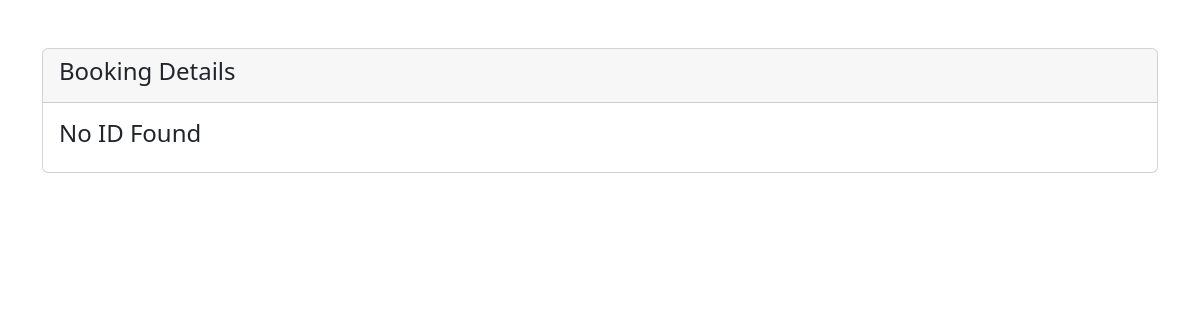
The app's page /Airlines/book5.php, older data.
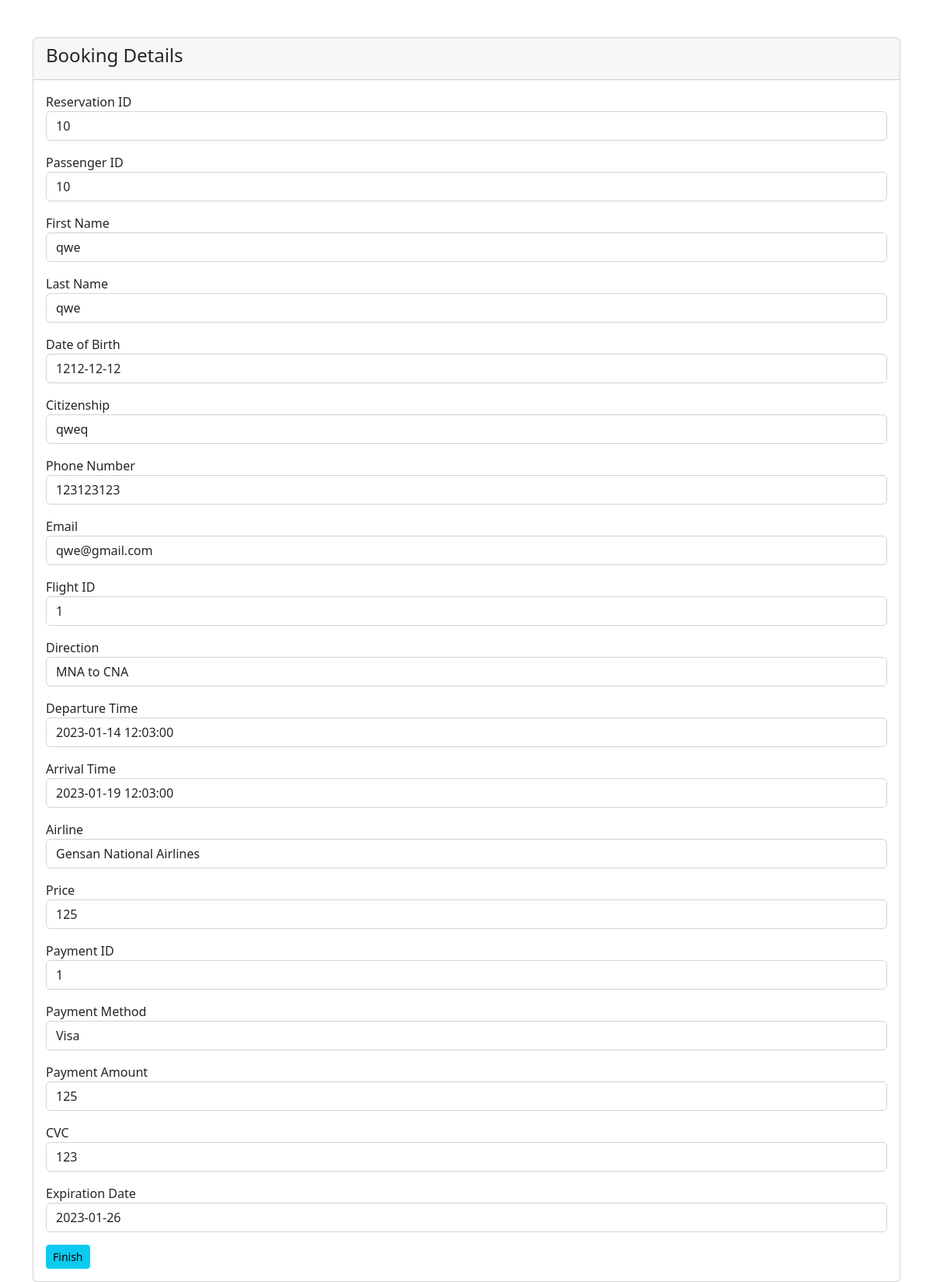
The same page, newer data.
### tables this page shows
CREATE TABLE `booked_information` (
  `booked_id` int(10) NOT NULL,
  `reservation_id` int(10) NOT NULL,
  `passenger_id` int(10) NOT NULL,
  `flight_id` int(10) NOT NULL,
  `payment_id` int(10) NOT NULL
);

CREATE TABLE `reservation` (
  `reservation_id` int(10) NOT NULL,
  `passenger_id` int(10) NOT NULL,
  `flight_id` int(10) NOT NULL
);

CREATE TABLE `passenger` (
  `passenger_id` int(10) NOT NULL,
  `first_name` varchar(50) NOT NULL,
  `last_name` varchar(50) NOT NULL,
  `date_of_birth` date NOT NULL,
  `citizenship` varchar(20) NOT NULL,
  `p_number` varchar(20) NOT NULL,
  `email` varchar(50) NOT NULL
);

CREATE TABLE `flight` (
  `flight_id` int(10) NOT NULL,
  `schedule_id` int(10) NOT NULL,
  `image` varchar(255) NOT NULL,
  `description` varchar(50) NOT NULL
);

CREATE TABLE `direction` (
  `direction_id` int(10) NOT NULL,
  `origin_airport_code` char(3) NOT NULL,
  `destination_airport_code` char(3) NOT NULL,
  `location` varchar(255) NOT NULL
);

CREATE TABLE `schedule` (
  `schedule_id` int(10) NOT NULL,
  `direction_id` int(7) NOT NULL,
  `departure_time` datetime NOT NULL,
  `arrival_time` datetime NOT NULL,
  `airline_id` char(3) NOT NULL,
  `price` int(11) NOT NULL
);

CREATE TABLE `airline` (
  `airline_id` char(3) NOT NULL,
  `airline_name` varchar(100) NOT NULL
);

CREATE TABLE `payment` (
  `payment_id` int(10) NOT NULL,
  `reservation_id` int(10) NOT NULL,
  `payment_method` varchar(20) NOT NULL,
  `payment_amount` int(11) NOT NULL,
  `cvc` int(3) NOT NULL,
  `expiry_date` date NOT NULL
);

### Airlines/book5.php (the view, shortened to what the changed rows need)
<?php
require 'admin/dbcon.php';
?>
<!doctype html>
<html lang="en">
<head>
    <link href="https://cdn.jsdelivr.net/npm/bootstrap@5.2.0-beta1/dist/css/bootstrap.min.css" rel="stylesheet">
</head>
<body>
    <div class="container mt-5">
        <div class="row">
            <div class="col-md-12">
                <div class="card">
                    <form id="act-container" action="about.php" method='POST' class="d-inline">
                        <div class="card-body">
                            <?php
                            $query = "SELECT booked_information.booked_id, booked_information.reservation_id,
                            booked_information.passenger_id, booked_information.flight_id, booked_information.payment_id,
                            reservation.reservation_id, reservation.passenger_id, reservation.flight_id, passenger.passenger_id,
                            passenger.first_name, passenger.last_name, passenger.date_of_birth, passenger.citizenship, passenger.p_number,
                            passenger.email, flight.flight_id, flight.schedule_id, schedule.schedule_id, schedule.direction_id, schedule.departure_time,
                            schedule.arrival_time, schedule.airline_id, schedule.price, direction.direction_id, direction.origin_airport_code,
                            direction.destination_airport_code, airline.airline_id, airline.airline_name, payment.payment_id, payment.payment_method,
                            payment.payment_amount, payment.cvc, payment.expiry_date FROM booked_information left join reservation on
                            booked_information.reservation_id = reservation.reservation_id left join passenger on booked_information.passenger_id =
                            passenger.passenger_id left join flight on booked_information.flight_id = flight.flight_id left join schedule on
                            flight.schedule_id = schedule.schedule_id left join direction on schedule.direction_id = direction.direction_id
                            left join airline on schedule.airline_id = airline.airline_id left join payment on booked_information.payment_id =
                            payment. payment_id order by booked_id desc limit 1";
                            $query_run = mysqli_query($con, $query);
                            if (mysqli_num_rows($query_run) > 0) {
                                $booked_info = mysqli_fetch_array($query_run);
                            ?>
                                <div class="mb-3">
                                    <label> Reservation ID </label>
                                    <p class="form-control">
                                        <?= $booked_info['reservation_id']; ?>
                                    </p>
                                    <label> Passenger ID </label>
                                    <p class="form-control">
                                        <?= $booked_info['passenger_id']; ?>
                                    </p>
                                    <label> First Name </label>
                                    <p class="form-control">
                                        <?= $booked_info['first_name']; ?>
                                    </p>
                                    <label> Last Name </label>
                                    <p class="form-control">
                                        <?= $booked_info['last_name']; ?>
                                    </p>
                                    <label> Date of Birth </label>
                                    <p class="form-control">
                                        <?= $booked_info['date_of_birth']; ?>
                                    </p>
                                    <label> Citizenship </label>
                                    <p class="form-control">
                                        <?= $booked_info['citizenship']; ?>
                                    </p>
                                    <label> Phone Number </label>
                                    <p class="form-control">
                                        <?= $booked_info['p_number']; ?>
                                    </p>
                                    <label> Email </label>
                                    <p class="form-control">
                                        <?= $booked_info['email']; ?>
                                    </p>
                                    <label> Flight ID </label>
                                    <p class="form-control">
                                        <?= $booked_info['flight_id']; ?>
                                    </p>
                                    <label> Direction </label>
                                    <p class="form-control">
                                        <?= $booked_info['origin_airport_code']; ?> to <?= $booked_info['destination_airport_code']; ?>
                                    </p>
                                    <label> Departure Time </label>
                                    <p class="form-control">
                                        <?= $booked_info['departure_time']; ?>
                                    </p>
                                    <label> Arrival Time </label>
                                    <p class="form-control">
                                        <?= $booked_info['arrival_time']; ?>
                                    </p>
                                    <label> Airline </label>
                                    <p class="form-control">
                                        <?= $booked_info['airline_name']; ?>
                                    </p>
                                    <label> Price </label>
                                    <p class="form-control">
                                        <?= $booked_info['price']; ?>
                                    </p>
                                    <label> Payment ID </label>
                                    <p class="form-control">
                                        <?= $booked_info['payment_id']; ?>
                                    </p>
                                    <label> Payment Method </label>
                                    <p class="form-control">
                                        <?= $booked_info['payment_method']; ?>
                                    </p>
                                    <label> Payment Amount </label>
                                    <p class="form-control">
                                        <?= $booked_info['payment_amount']; ?>
                                    </p>
                                    <label> CVC </label>
                                    <p class="form-control">
                                        <?= $booked_info['cvc']; ?>
                                    </p>
                                    <label> Expiration Date </label>
                                    <p class="form-control">
                                        <?= $booked_info['expiry_date']; ?>
                                    </p>
                                </div>
                                <button type="submit" name="finish_booking" value="<?= $booked_info['booked_id']; ?>" class="btn btn-info btn-sm">Finish</a>
                            <?php
                            } else {
                                echo "<h4>No ID Found</h4>";
                            }
                            ?>
                        </div>
                    </form>
                </div>
            </div>
        </div>
    </div>
</body>
</html>

Row changes from the older to the newer data that the page shows:
added booked_information: reservation.reservation_id "10", passenger.passenger_id "10", passenger.first_name "qwe", passenger.last_name "qwe", passenger.date_of_birth "1212-12-12", passenger.citizenship "qweq", passenger.p_number "123123123", passenger.email "qwe@gmail.com", flight.flight_id "1", direction.origin_airport_code "MNA", direction.destination_airport_code "CNA", schedule.departure_time "2023-01-14 12:03:00", schedule.arrival_time "2023-01-19 12:03:00", airline.airline_name "Gensan National Airlines", schedule.price "125", payment.payment_id "1", payment.payment_method "Visa", payment.payment_amount "125", payment.cvc "123", payment.expiry_date "2023-01-26"
Text that changed along with them:
text no longer shown: "No ID Found"
text now shown: "Reservation ID Passenger ID First Name Last Name Date of Birth Citizenship Phone Number Email Flight ID Direction to Departure Time Arrival Time Airline Price Payment ID Payment Method Payment Amount CVC Expiration Date Finish"
